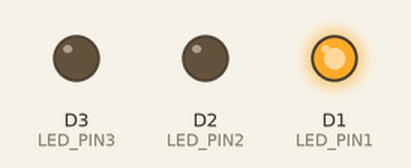
Recording of a sketch running on a simulated ESP8266 (NodeMCU). Shown: output pins drawn as LEDs (lit = HIGH).

Above: at 0.5 s.
At 2.5 s:
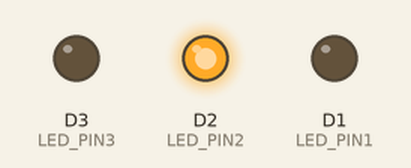
At 4.5 s:
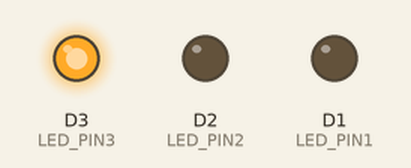
At 5.5 s:
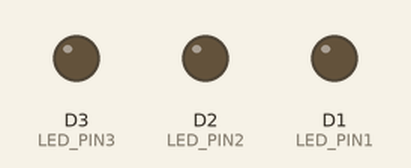
Timing chart, 0 to 7.8 s (numbered marks = the images above):
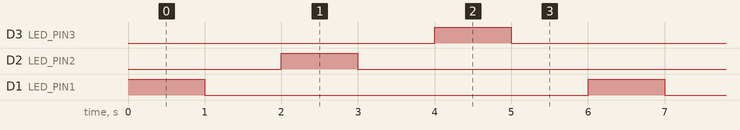

Measured:
- by itself, D3 (LED_PIN3), D2 (LED_PIN2), D1 (LED_PIN1): alternates HIGH for 1.0 s and LOW for 5.0 s
- by itself, everything shown: repeats every 6.0 s, in 6 steps

The sketch:

LED02.ino
```cpp
void setup() {
  #define LED_PIN1 D1
  #define LED_PIN2 D2
  #define LED_PIN3 D3

  // put your setup code here, to run once:
  pinMode(LED_PIN1, OUTPUT);
  pinMode(LED_PIN2, OUTPUT);
  pinMode(LED_PIN3, OUTPUT);
}

void loop() {
  // put your main code here, to run repeatedly:
  digitalWrite(LED_PIN1, HIGH);
  delay(1000);
  digitalWrite(LED_PIN1, LOW);
  delay(1000);

  digitalWrite(LED_PIN2, HIGH);
  delay(1000);
  digitalWrite(LED_PIN2, LOW);
  delay(1000);

  digitalWrite(LED_PIN3, HIGH);
  delay(1000);
  digitalWrite(LED_PIN3, LOW);
  delay(1000);
}
```
